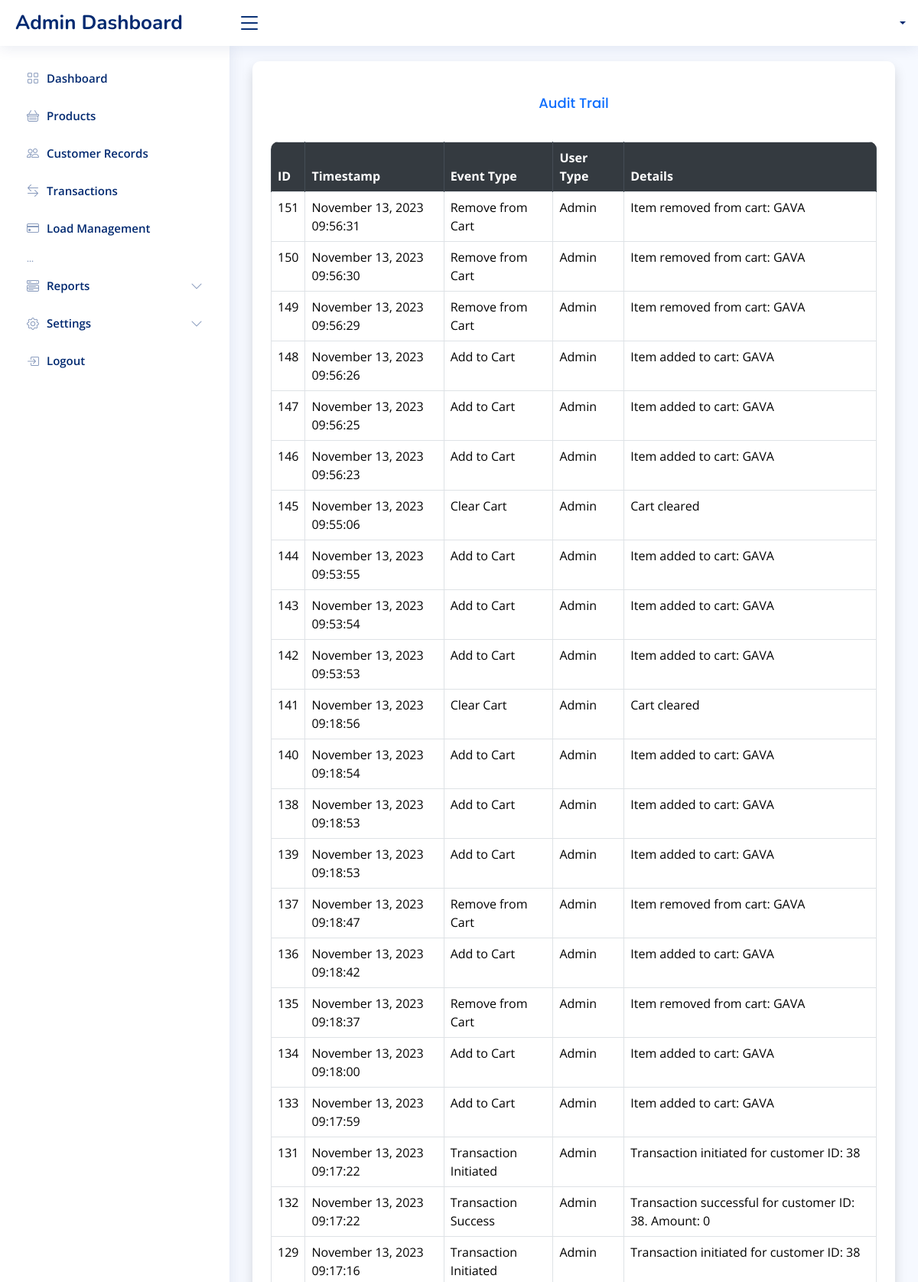
Screenshot of /settings/audit_trail.php (upper part) with the database file from the repository.
### tables this page shows
CREATE TABLE `audit_log` (
  `id` int(11) NOT NULL AUTO_INCREMENT,
  `timestamp` timestamp NOT NULL DEFAULT current_timestamp(),
  `event_type` varchar(255) NOT NULL,
  `user_type` varchar(50) NOT NULL,
  `details` text DEFAULT NULL,
  PRIMARY KEY (`id`)
);

### settings/audit_trail.php (the view, shortened to what this page needs)
<?php
include "../db_conn.php";
$auditQuery = "SELECT * FROM audit_log ORDER BY timestamp DESC";
$auditResult = $con->query($auditQuery);
include '../includes/header.php';
include '../includes/navbar.php';
include '../includes/sidebar.php';
?>
<main id="main" class="main">
    <section class="section dashboard">
        <div class="row justify-content-center">
            <div class="col-lg-12">
                <div class="card border-0 shadow p-4">
                    <h5 class="card-title text-center text-primary mb-4">Audit Trail</h5>
                    <div class="table-responsive">
                        <table class="datatable table table-hover table-bordered">
                            <thead class="thead-dark">
                                <tr>
                                    <th>ID</th>
                                    <th>Timestamp</th>
                                    <th>Event Type</th>
                                    <th>User Type</th>
                                    <th>Details</th>
                                </tr>
                            </thead>
                            <tbody>
                                <?php while ($row = $auditResult->fetch_assoc()) { ?>
                                    <tr class="table-row" data-href="viewtransac.php?id=<?php echo $row['id']; ?>">
                                        <td><?php echo $row['id']; ?></td>
                                        <td><?php echo date('F j, Y H:i:s', strtotime($row['timestamp'])); ?></td>
                                        <td><?php echo $row['event_type']; ?></td>
                                        <td><?php echo $row['user_type']; ?></td>
                                        <td><?php echo $row['details']; ?></td>
                                    </tr>
                                <?php } ?>
                            </tbody>
                        </table>
                    </div>
                </div>
            </div>
        </div>
    </section>
</main>
<?php include '../includes/footer.php'; ?>

### assets/css/style.css (style rules this page uses)
:root { scroll-behavior: smooth; }
body { font-family: "Open Sans", sans-serif; background: #f6f9ff; color: #444444; }
h1, h2, h3, h4, h5, h6 { font-family: "Nunito", sans-serif; }
#main { margin-top: 60px; padding: 20px 30px; transition: all 0.3s; }
.card { margin-bottom: 30px; border: none; border-radius: 5px; box-shadow: 0px 0 30px rgba(1, 41, 112, 0.1); }
.card-title { padding: 20px 0 15px 0; font-size: 18px; font-weight: 500; color: #012970; font-family: "Poppins", sans-serif; }
@media (min-width: 1200px) { #main, #footer { margin-left: 300px; } }

### settings/audit_trail.php (style rules this page uses)
.card { background-color: #fff; border-radius: 10px; box-shadow: 0 0 20px rgba(0, 0, 0, 0.1); }
.table { border-radius: 10px; overflow: hidden; }
.table thead th { background-color: #343a40; color: #fff; border-color: #454d55; cursor: pointer; }
.table tbody tr:nth-child(even) { background-color: #f8f9fa; }
.table tbody tr:nth-child(odd) { background-color: #ffffff; }

### rows the page displays
audit_log: id "151", timestamp "November 13, 2023 09:56:31", event_type "Remove from Cart", user_type "Admin", details "Item removed from cart: GAVA"
audit_log: id "150", timestamp "November 13, 2023 09:56:30", event_type "Remove from Cart", user_type "Admin", details "Item removed from cart: GAVA"
audit_log: id "149", timestamp "November 13, 2023 09:56:29", event_type "Remove from Cart", user_type "Admin", details "Item removed from cart: GAVA"
audit_log: id "148", timestamp "November 13, 2023 09:56:26", event_type "Add to Cart", user_type "Admin", details "Item added to cart: GAVA"
audit_log: id "147", timestamp "November 13, 2023 09:56:25", event_type "Add to Cart", user_type "Admin", details "Item added to cart: GAVA"
audit_log: id "146", timestamp "November 13, 2023 09:56:23", event_type "Add to Cart", user_type "Admin", details "Item added to cart: GAVA"
audit_log: id "145", timestamp "November 13, 2023 09:55:06", event_type "Clear Cart", user_type "Admin", details "Cart cleared"
audit_log: id "144", timestamp "November 13, 2023 09:53:55", event_type "Add to Cart", user_type "Admin", details "Item added to cart: GAVA"
audit_log: id "143", timestamp "November 13, 2023 09:53:54", event_type "Add to Cart", user_type "Admin", details "Item added to cart: GAVA"
audit_log: id "142", timestamp "November 13, 2023 09:53:53", event_type "Add to Cart", user_type "Admin", details "Item added to cart: GAVA"
audit_log: id "141", timestamp "November 13, 2023 09:18:56", event_type "Clear Cart", user_type "Admin", details "Cart cleared"
audit_log: id "140", timestamp "November 13, 2023 09:18:54", event_type "Add to Cart", user_type "Admin", details "Item added to cart: GAVA"
audit_log: id "138", timestamp "November 13, 2023 09:18:53", event_type "Add to Cart", user_type "Admin", details "Item added to cart: GAVA"
audit_log: id "139", timestamp "November 13, 2023 09:18:53", event_type "Add to Cart", user_type "Admin", details "Item added to cart: GAVA"
audit_log: id "137", timestamp "November 13, 2023 09:18:47", event_type "Remove from Cart", user_type "Admin", details "Item removed from cart: GAVA"
audit_log: id "136", timestamp "November 13, 2023 09:18:42", event_type "Add to Cart", user_type "Admin", details "Item added to cart: GAVA"
audit_log: id "135", timestamp "November 13, 2023 09:18:37", event_type "Remove from Cart", user_type "Admin", details "Item removed from cart: GAVA"
audit_log: id "134", timestamp "November 13, 2023 09:18:00", event_type "Add to Cart", user_type "Admin", details "Item added to cart: GAVA"
audit_log: id "133", timestamp "November 13, 2023 09:17:59", event_type "Add to Cart", user_type "Admin", details "Item added to cart: GAVA"
audit_log: id "131", timestamp "November 13, 2023 09:17:22", event_type "Transaction Initiated", user_type "Admin", details "Transaction initiated for customer ID: 38"
audit_log: id "132", timestamp "November 13, 2023 09:17:22", event_type "Transaction Success", user_type "Admin", details "Transaction successful for customer ID: 38. Amount: 0"
audit_log: id "129", timestamp "November 13, 2023 09:17:16", event_type "Transaction Initiated", user_type "Admin", details "Transaction initiated for customer ID: 38"
